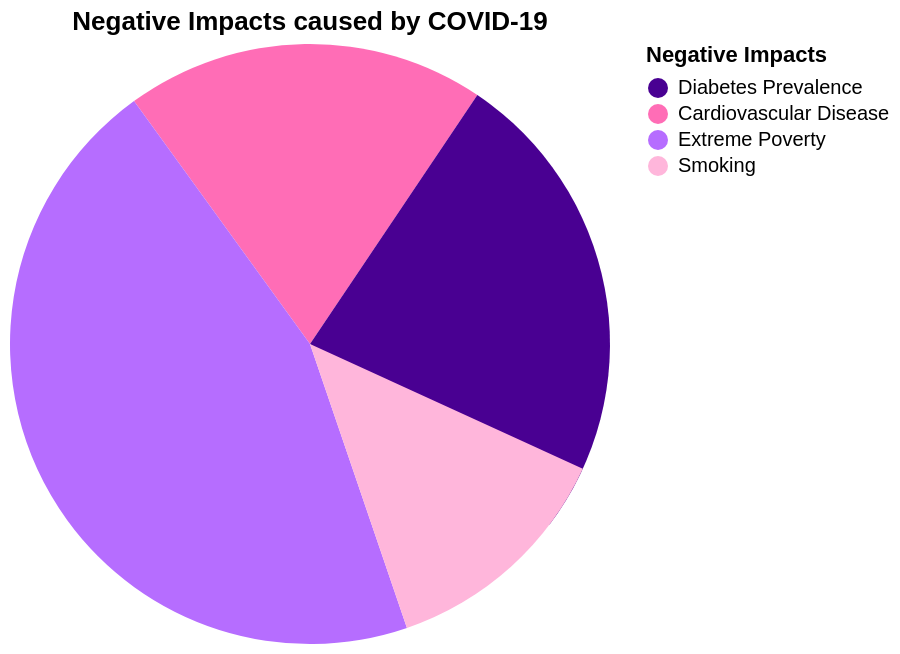

Write the Vega-Lite specification saved for this chart.
### Vega-Lite specification from a JSON file in a GitHub repository (floating-point values rounded to 4 significant figures)
{"$schema": "https://vega.github.io/schema/vega-lite/v5.json", "title": "Negative Impacts caused by COVID-19", "data": {"values": [{"category": "Cardiovascular Disease", "value": 1.5}, {"category": "Extreme Poverty", "value": 3.5}, {"category": "Diabetes Prevalence", "value": 2}, {"category": "Smoking", "value": 1}]}, "mark": {"type": "arc"}, "encoding": {"theta": {"field": "value", "type": "quantitative", "scale": {"range": [2, 8.5]}}, "color": {"field": "category", "title": "Negative Impacts", "type": "nominal", "scale": {"domain": ["Diabetes Prevalence", "Cardiovascular Disease", "Extreme Poverty", "Smoking"], "range": ["#490092", "#ff6db6", "#b66dff", "#ffb6db"]}, "legend": {"orient": "right"}}}, "config": {}}
